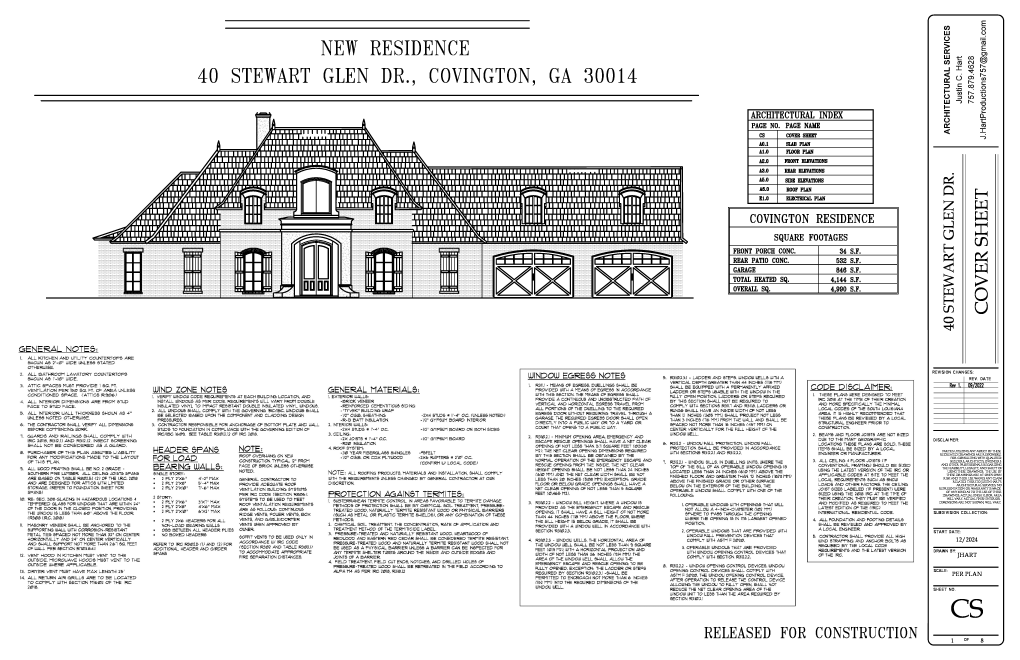
#> input picture temp-cad-files/0a9d1be7-b1c0-4513-b539-8d9f3e236a0e.png, 5100 x 3300 px (shown at 1/5 size)
$ python opencv_detector.py temp-cad-files/0a9d1be7-b1c0-4513-b539-8d9f3e236a0e.png
#> lines starting #> are read from the running program, lines starting #| are printed output that depends on the picture; after the words box and inside, x2 and y2 are one past the last pixel; in counts of white or black regions, pixels touching at a corner belong together
#!/usr/bin/env python3
"""
OpenCV Floor Plan Detector
Provides accurate edge detection and contour finding for floor plans
"""

import cv2
import numpy as np
import json
import sys
import base64
from typing import List, Dict, Tuple, Any
import logging

# Configure logging
logging.basicConfig(level=logging.INFO)
logger = logging.getLogger(__name__)

class FloorPlanDetector:
    def __init__(self):
        self.min_room_area = 1000  # Minimum area for a valid room
        self.max_room_area = 100000  # Maximum area for a valid room

    def detect_rooms_and_walls(self, image_path: str) -> Dict[str, Any]:
        """
        Detect rooms and walls in a floor plan image
        Returns normalized coordinates (0-1 range)
        """
        try:
            # Read image
            img = cv2.imread(image_path)
#> img is the input picture: shape (3300, 5100, 3); min 0, max 255, mean 227.7
            if img is None:
                raise ValueError(f"Could not read image: {image_path}")

            height, width = img.shape[:2]
#> height = 3300; width = 5100
            logger.info(f"Image dimensions: {width}x{height}")

            # Convert to grayscale
            gray = cv2.cvtColor(img, cv2.COLOR_BGR2GRAY)

            # Apply adaptive threshold to get binary image
            # This handles varying lighting conditions better
            binary = cv2.adaptiveThreshold(
                gray, 255,
                cv2.ADAPTIVE_THRESH_GAUSSIAN_C,
                cv2.THRESH_BINARY_INV,
                11, 2
            )
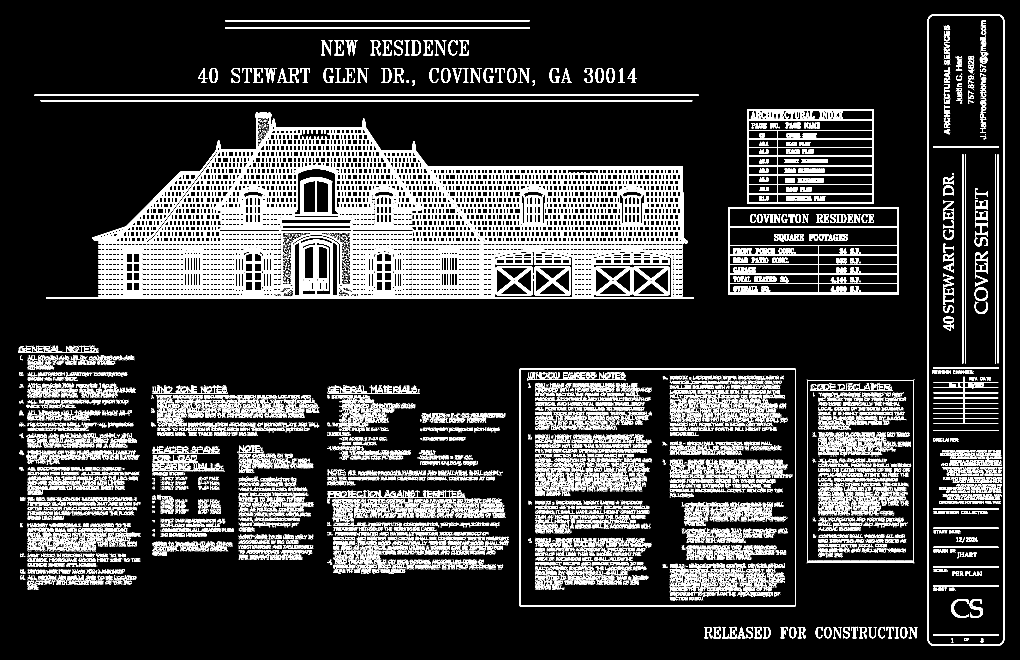
#> binary: shape (3300, 5100) (shown at 1/5 size); 11.5% white; 46738 white regions (39465 under 20 px), largest, box (x1, y1, x2, y2) and area: (230, 561, 3468, 1493) 724238, (4638, 72, 5021, 3228) 40552, (3737, 546, 4370, 1020) 32126

            # Denoise
            kernel = np.ones((3,3), np.uint8)
            cleaned = cv2.morphologyEx(binary, cv2.MORPH_CLOSE, kernel)
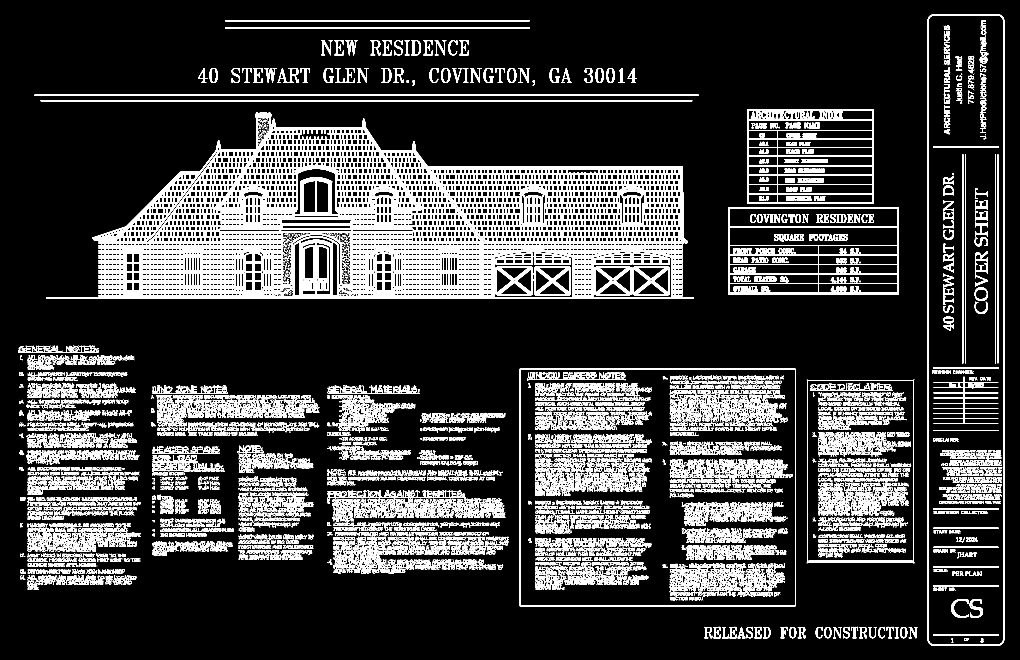
#> cleaned: shape (3300, 5100) (shown at 1/5 size); 12.6% white; 13416 white regions (10054 under 20 px), largest, box (x1, y1, x2, y2) and area: (230, 561, 3468, 1493) 801273, (4638, 72, 5021, 3228) 40552, (3640, 1035, 4493, 1472) 40345
            cleaned = cv2.morphologyEx(cleaned, cv2.MORPH_OPEN, kernel)
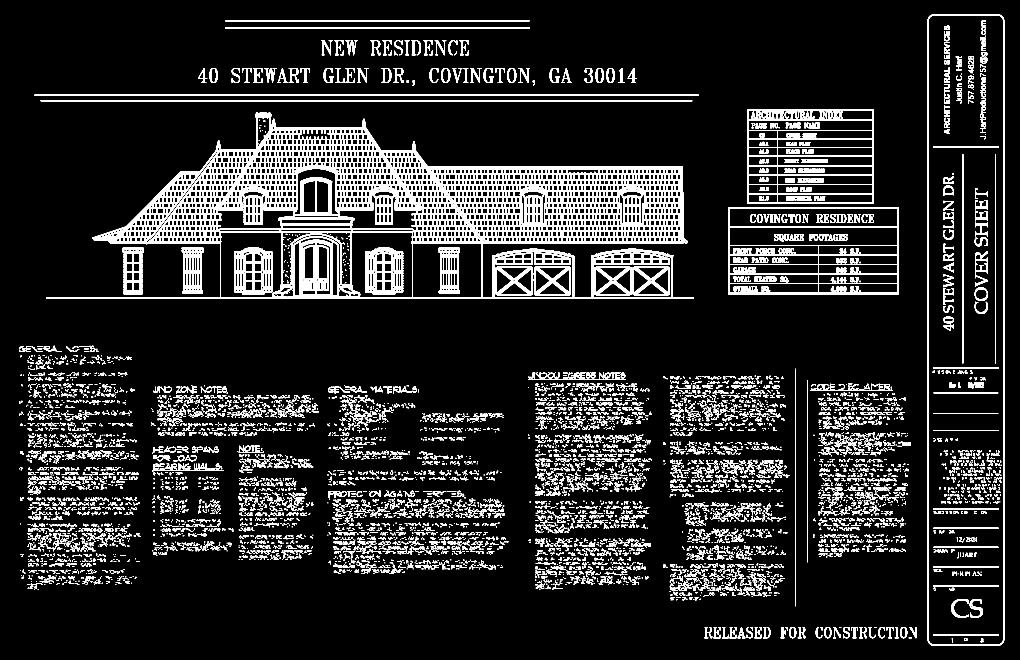
#> cleaned: shape (3300, 5100) (shown at 1/5 size); 9.6% white; 12022 white regions (4939 under 20 px)

            # Detect rooms using contours
            rooms = self._detect_rooms(cleaned, width, height)

            # Detect walls using line detection
            walls = self._detect_walls(cleaned, width, height)

            logger.info(f"Detected {len(rooms)} rooms and {len(walls)} walls")

            return {
                "success": True,
                "rooms": rooms,
                "walls": walls,
                "image_size": {"width": width, "height": height}
            }

        except Exception as e:
            logger.error(f"Detection error: {str(e)}")
            return {
                "success": False,
                "error": str(e),
                "rooms": [],
                "walls": []
            }

    def _detect_rooms(self, binary: np.ndarray, width: int, height: int) -> List[Dict]:
        """Detect rooms using contour detection"""
#> called with width = 5100, height = 3300
        rooms = []

        # Find contours
        contours, hierarchy = cv2.findContours(
            binary,
            cv2.RETR_EXTERNAL,  # Only external contours (rooms)
            cv2.CHAIN_APPROX_SIMPLE
        )
#> contours = 11261 contours, 6805 with area under 20; largest, box (x1, y1, x2, y2) and area: (230, 561, 3468, 1493) 1755964, (4638, 72, 5021, 3228) 1202933, (3640, 1035, 4493, 1472) 371472, (3737, 546, 4369, 1020) 298463, (614, 1239, 718, 1471) 21380

        for i, contour in enumerate(contours):
            area = cv2.contourArea(contour)

            # Filter by area
            if self.min_room_area < area < self.max_room_area:
                # Approximate polygon to reduce points
                epsilon = 0.02 * cv2.arcLength(contour, True)
                approx = cv2.approxPolyDP(contour, epsilon, True)

                # Get bounding box for additional info
                x, y, w, h = cv2.boundingRect(contour)

                # Convert to normalized coordinates (0-1)
                # Direct normalization without flipping
                normalized_coords = []
                for point in approx:
                    nx = point[0][0] / width  # Direct normalization, no flip
                    ny = point[0][1] / height
                    normalized_coords.append([nx, ny])

                # Ensure polygon is closed
                if normalized_coords and normalized_coords[0] != normalized_coords[-1]:
                    normalized_coords.append(normalized_coords[0])

                # Calculate center point
                M = cv2.moments(contour)
                if M["m00"] != 0:
                    cx = M["m10"] / M["m00"] / width  # Direct normalization, no flip
                    cy = M["m01"] / M["m00"] / height
                else:
                    cx = (x + w/2) / width  # Direct normalization, no flip
                    cy = (y + h/2) / height

                room = {
                    "id": f"room_{i}",
                    "coordinates": normalized_coords,
                    "area": area,
                    "center": [cx, cy],
                    "bbox": {
                        "x": x / width,  # Direct normalization, no flip
                        "y": y / height,
                        "width": w / width,
                        "height": h / height
                    }
                }
                rooms.append(room)
#> this loop made 11261 passes
#> (area, epsilon, x, y, w, h, cx, cy) on pass 3: (1560.5, 3.08, 4501, 3135, 35, 56, 0.886, 0.958)
#> area on passes 1, 2, 4, 5, 6, 7: 40, 501.5, 391, 514, 72, 374
#> after the loop, rooms = 30 items

        return rooms

    def _detect_walls(self, binary: np.ndarray, width: int, height: int) -> List[Dict]:
        """Detect walls using Hough line detection"""
#> called with width = 5100, height = 3300
        walls = []

        # Detect edges for line detection
        edges = cv2.Canny(binary, 50, 150, apertureSize=3)
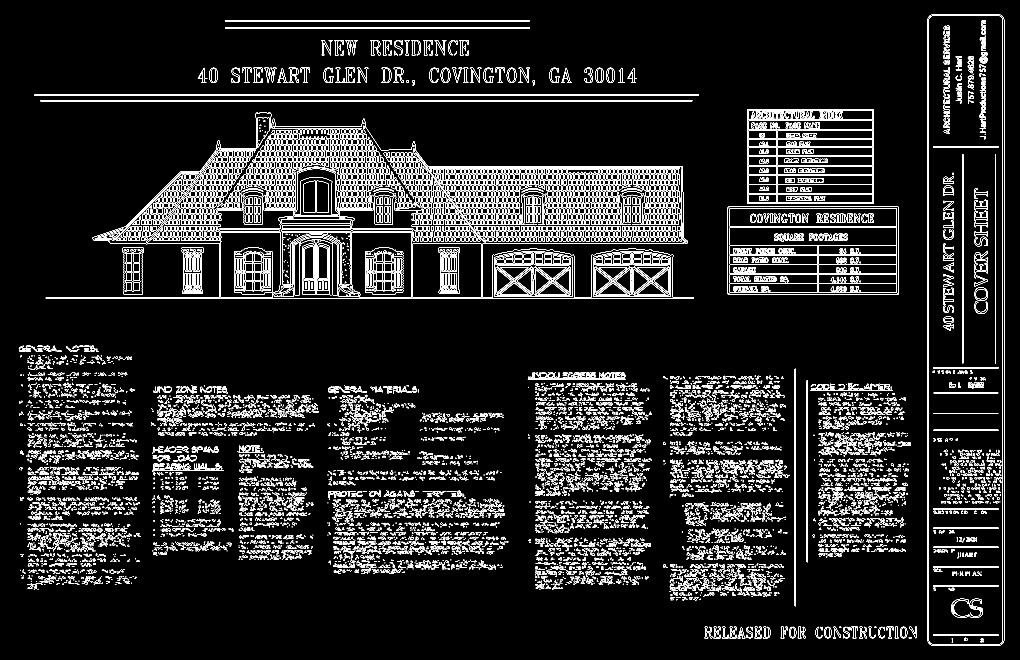
#> edges: shape (3300, 5100) (shown at 1/5 size); 3.7% white in thin lines or dots

        # Detect lines using Probabilistic Hough Transform
        lines = cv2.HoughLinesP(
            edges,
            rho=1,
            theta=np.pi/180,
            threshold=80,
            minLineLength=50,
            maxLineGap=10
        )
#> lines = 1997 rows, first 6: [205, 500, 3458, 500], [171, 479, 3494, 479], [5014, 3203, 5014, 97], [230, 1492, 3467, 1492], [5020, 3203, 5020, 97], [173, 473, 3492, 473]

        if lines is not None:
            # Merge similar lines and filter
            merged_lines = self._merge_similar_lines(lines)

            for i, line in enumerate(merged_lines):
                x1, y1, x2, y2 = line

                # Calculate line properties
                length = np.sqrt((x2-x1)**2 + (y2-y1)**2)
                angle = np.arctan2(y2-y1, x2-x1) * 180 / np.pi

                # Determine if horizontal or vertical
                is_horizontal = abs(angle) < 10 or abs(angle) > 170
                is_vertical = 80 < abs(angle) < 100

                # Only keep clean horizontal and vertical lines
                if (is_horizontal or is_vertical) and length > 30:
                    # Convert to normalized coordinates without flip
                    wall = {
                        "id": f"wall_{i}",
                        "start": [x1/width, y1/height],  # Direct normalization, no flip
                        "end": [x2/width, y2/height],  # Direct normalization, no flip
                        "thickness": 0.01,  # Normalized thickness
                        "length": length,
                        "type": "horizontal" if is_horizontal else "vertical"
                    }
                    walls.append(wall)

        return walls

    def _merge_similar_lines(self, lines: np.ndarray, threshold: float = 10) -> List[List[int]]:
        """Merge lines that are close and parallel"""
#> called with lines = array of shape (1997, 1, 4), threshold = 10
        if lines is None or len(lines) == 0:
            return []

        merged = []
        used = set()

        for i, line1 in enumerate(lines):
            if i in used:
                continue

            x1, y1, x2, y2 = line1[0]
            merged_line = [x1, y1, x2, y2]
            used.add(i)

            # Try to merge with other lines
            for j, line2 in enumerate(lines):
                if j in used or i == j:
                    continue

                x3, y3, x4, y4 = line2[0]

                # Check if lines are close and parallel
                if self._are_lines_similar(merged_line, [x3, y3, x4, y4], threshold):
                    # Extend the merged line
                    all_points = [(merged_line[0], merged_line[1]),
                                  (merged_line[2], merged_line[3]),
                                  (x3, y3), (x4, y4)]

                    # Find extreme points
                    xs = [p[0] for p in all_points]
                    ys = [p[1] for p in all_points]

                    # Use the most extreme points
                    if abs(max(xs) - min(xs)) > abs(max(ys) - min(ys)):
                        # Horizontal line
                        merged_line = [min(xs), np.mean(ys), max(xs), np.mean(ys)]
                    else:
                        # Vertical line
                        merged_line = [np.mean(xs), min(ys), np.mean(xs), max(ys)]

                    used.add(j)

            merged.append(merged_line)
#> this loop made 1997 passes

        return merged

    def _are_lines_similar(self, line1: List[int], line2: List[int], threshold: float) -> bool:
        """Check if two lines are similar (parallel and close)"""
        x1, y1, x2, y2 = line1
        x3, y3, x4, y4 = line2

        # Calculate angles
        angle1 = np.arctan2(y2-y1, x2-x1)
        angle2 = np.arctan2(y4-y3, x4-x3)

        # Check if parallel (similar angles)
        angle_diff = abs(angle1 - angle2) * 180 / np.pi
        if angle_diff > 10 and angle_diff < 170:
            return False

        # Check distance between lines
        # Calculate perpendicular distance from line2's midpoint to line1
        mid_x = (x3 + x4) / 2
        mid_y = (y3 + y4) / 2

        # Distance from point to line formula
        distance = abs((y2-y1)*mid_x - (x2-x1)*mid_y + x2*y1 - y2*x1) / np.sqrt((y2-y1)**2 + (x2-x1)**2)

        return distance < threshold


def main():
    """Main entry point for the detector"""
    if len(sys.argv) != 2:
        print(json.dumps({
            "success": False,
            "error": "Usage: python opencv_detector.py <image_path>"
        }))
        sys.exit(1)

    image_path = sys.argv[1]
    detector = FloorPlanDetector()
    result = detector.detect_rooms_and_walls(image_path)
#> the loop in _detect_walls, `for i, line in enumerate(merged_lines):` made 400 passes
#> line on passes 1 to 3: [204, 503, 3459, 503], [171, 476, 3494, 476], [5017, 97, 5017, 3203]

    # Output JSON result
    print(json.dumps(result))
#> (printed output is left out)


if __name__ == "__main__":
    main()
